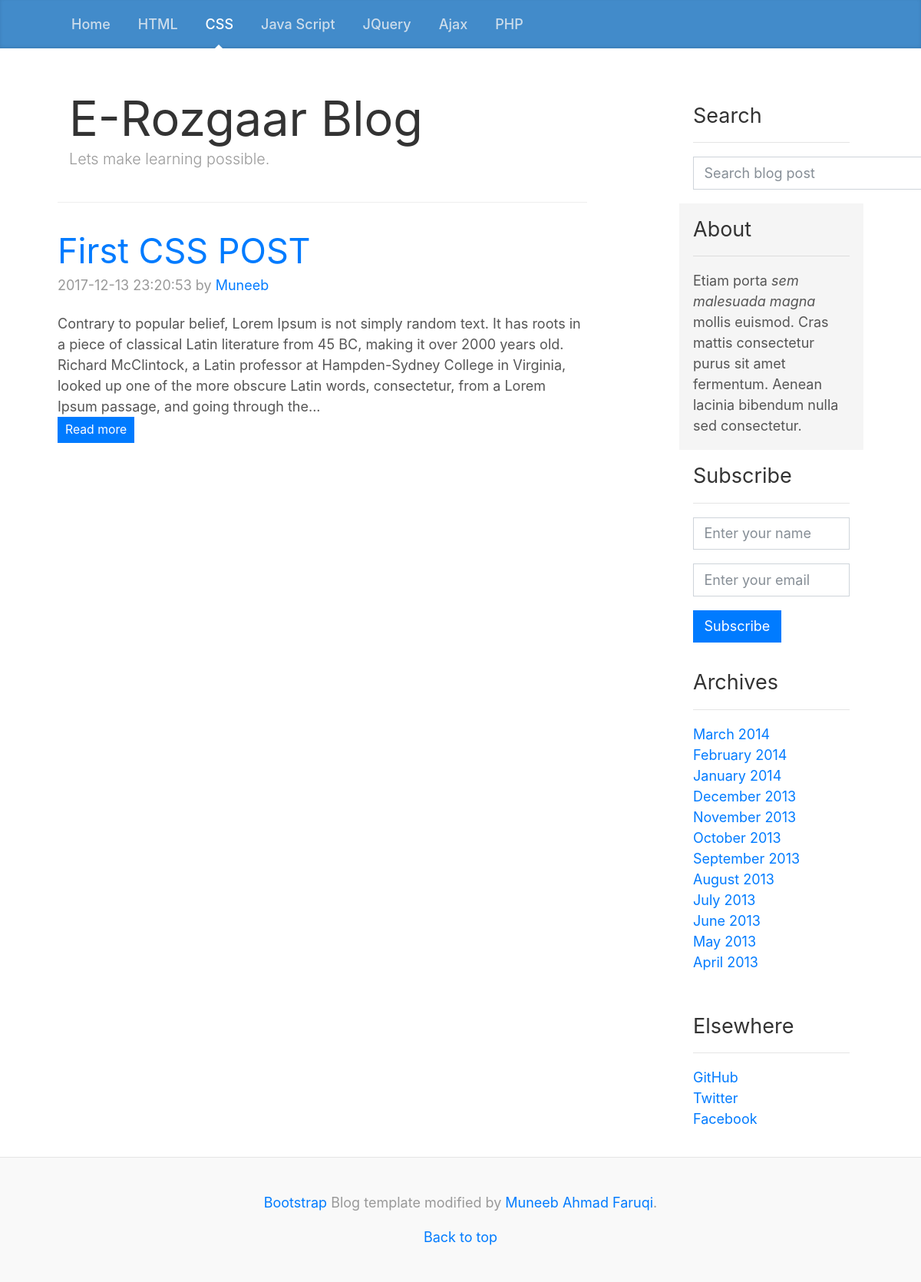
Screenshot of /index.php?category=2 with the database file from the repository.
### tables this page shows
CREATE TABLE `tbl_categories` (
  `id` int(11) NOT NULL,
  `cat_text` varchar(100) NOT NULL
);

CREATE TABLE `tbl_posts` (
  `id` int(11) NOT NULL,
  `post_title` varchar(100) NOT NULL,
  `post_body` text NOT NULL,
  `date_time` timestamp NOT NULL DEFAULT CURRENT_TIMESTAMP,
  `post_author` varchar(50) NOT NULL,
  `post_keywords` varchar(200) NOT NULL,
  `post_category` int(11) NOT NULL
);

### index.php (the view)
<?php
	include 'includes/header.php';
	$sql_fetch_posts= (isset($_GET['category'])) ? "SELECT * FROM tbl_posts WHERE post_category='".mysqli_real_escape_string($link,$_GET['category'])."'" : "SELECT * FROM tbl_posts";
	$result= $link->query($sql_fetch_posts);
?>
          <div class="blog-header">
	        <div class="container">
	          <h1 class="blog-title">E-Rozgaar Blog</h1>
	          <p class="lead blog-description">Lets make learning possible.</p>
	        </div>
	      </div>
	      <?php
	      	if($result->num_rows >0 ){
	      		while($post= $result->fetch_assoc()){ ?>
	      		<div class="blog-post">
		            <h2 class="blog-post-title"><a href="single.php?post=<?php echo $post['id']; ?>"><?php echo $post['post_title']; ?></a></h2>
		            <p class="blog-post-meta"><?php echo $post['date_time']; ?> by <a href="#"><?php echo $post['post_author']; ?></a></p>
		            <div class="post-body">
		            	<?php $post_body =$post['post_body'];
		            		   echo substr($post_body, 0, 350).'...';
		            	?>
		            </div>
		            <a href="single.php?post=<?php echo $post['id']; ?>" class="btn btn-sm btn-primary">Read more</a>
          		</div>
	      		<?php
	      		}
	      	}
	      ?>
        <?php
        	include "includes/sidebar.php";
        	include "includes/footer.php";
        ?>

### includes/header.php (shortened to what this page needs)
<?php
	include 'includes/dbcon.php';
  $sql_cats= "SELECT * FROM tbl_categories";
  $result = $link->query($sql_cats);
?>
<!doctype html>
<html lang="en">
  <head>
    <link href="css/bootstrap.css" rel="stylesheet">
    <link href="css/custom.css" rel="stylesheet">
    <link href="css/blog.css" rel="stylesheet">
  </head>
  <body>
    <header>
      <div class="blog-masthead">
        <div class="container">
          <nav class="nav">
            <?php
              $home_active = isset($_GET['category']) ? "<a class=\"nav-link\" href=\"index.php\">Home</a>" : "<a class=\"nav-link active\" href=\"index.php\">Home</a>";
               echo $home_active;
              if($result->num_rows > 0){
                while($row = $result->fetch_assoc()){
                  $cat_active = ( isset($_GET['category']) && $row['id'] == $_GET['category'] ) ? "active" : "";
                  ?>
                    <a class="nav-link <?php echo $cat_active; ?>" href="index.php?category=<?php echo $row['id']; ?>"><?php echo $row['cat_text']; ?></a>
                  <?php
                }
              }
            ?>
          </nav>
        </div>
      </div>
    </header>
    <main role="main" class="container">
      <div class="row">
        <div class="col-sm-8 blog-main">

### css/custom.css (style rules this page uses)
* { border-radius: 0 !important; }

### css/blog.css (style rules this page uses)
@media (min-width: 48em) { html { font-size: 18px; } }
body { color: #555; }
h1, .h1, h2, .h2, h3, .h3, h4, .h4, h5, .h5, h6, .h6 { font-weight: 400; color: #333; }
.container { max-width: 60rem; }
.blog-masthead { margin-bottom: 3rem; background-color: #428bca; box-shadow: inset 0 -.1rem .25rem rgba(0,0,0,.1); }
.nav-link { position: relative; padding: 1rem; font-weight: 500; color: #cdddeb; }
.nav-link.active { color: #fff; }
.nav-link.active::after { position: absolute; bottom: 0; left: 50%; width: 0; height: 0; margin-left: -.3rem; vertical-align: middle; content: ""; border-right: .3rem solid transparent; border-bottom: .3rem solid; border-left: .3rem solid transparent; }
.blog-header { padding-bottom: 1.25rem; margin-bottom: 2rem; border-bottom: .05rem solid #eee; }
.blog-title { margin-bottom: 0; font-size: 2rem; font-weight: 400; }
.blog-description { font-size: 1.1rem; color: #999; }
@media (min-width: 40em) { .blog-title { font-size: 3.5rem; } }
.blog-post { margin-bottom: 4rem; }
.blog-post-title { margin-bottom: .25rem; font-size: 2.5rem; }
.blog-post-meta { margin-bottom: 1.25rem; color: #999; }

### rows the page displays
tbl_categories: cat_text "HTML"
tbl_categories: cat_text "CSS"
tbl_categories: cat_text "Java Script"
tbl_categories: cat_text "JQuery"
tbl_categories: cat_text "Ajax"
tbl_categories: cat_text "PHP"
tbl_posts: post_title "First CSS POST", date_time "2017-12-13 23:20:53", post_author "Muneeb", post_body "Contrary to popular belief, Lorem Ipsum is not simply random text. It has roots in a piece of classical Latin literature from 45 BC, making it over 2000 years old. Richard McClintock, a Latin professor at Hampden-Sydney College in Virginia, looked up one of the more obscure Latin words, consectetur, from a Lorem Ipsum passage, and going through the"
